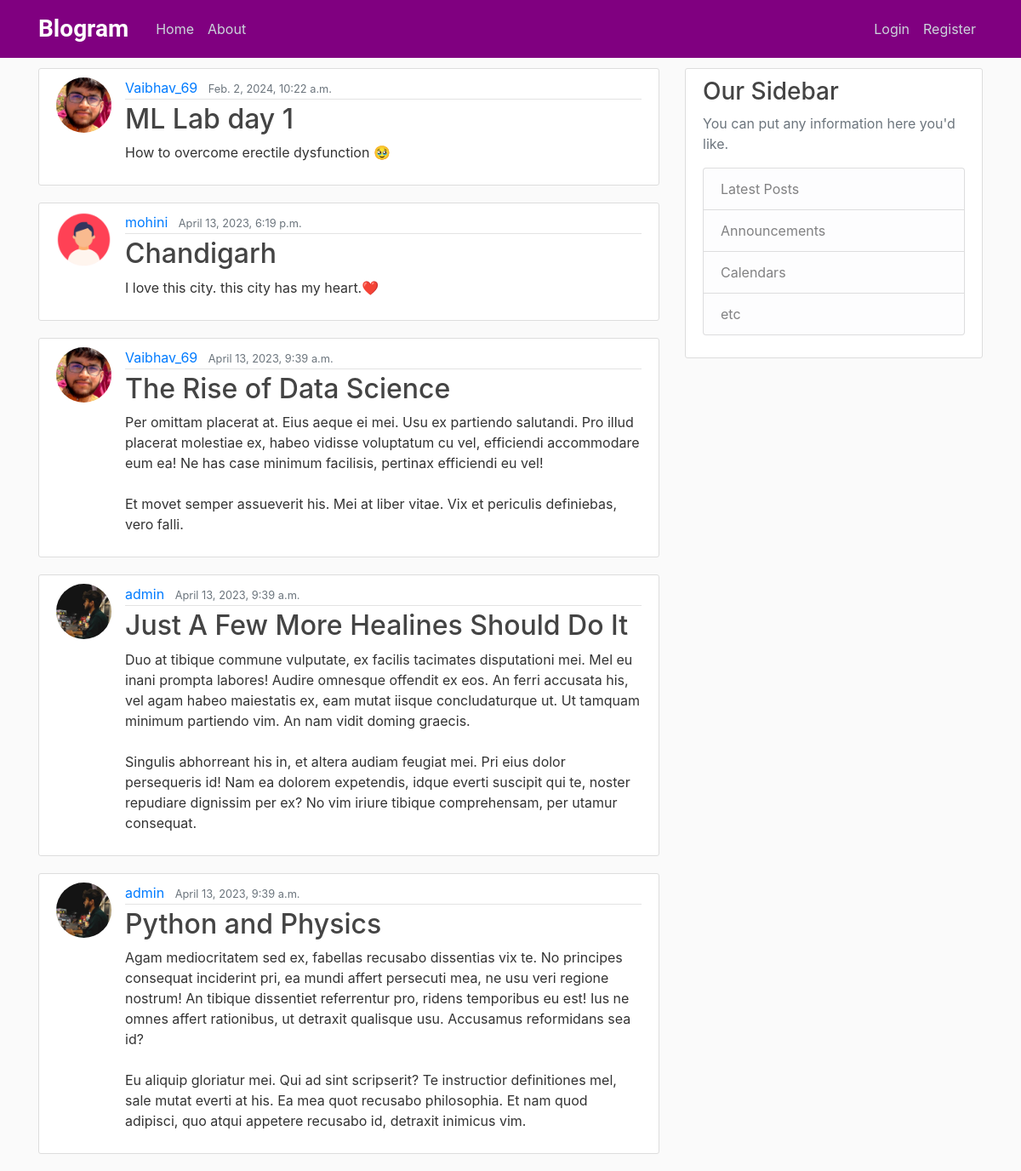
Before: / with the older database file.
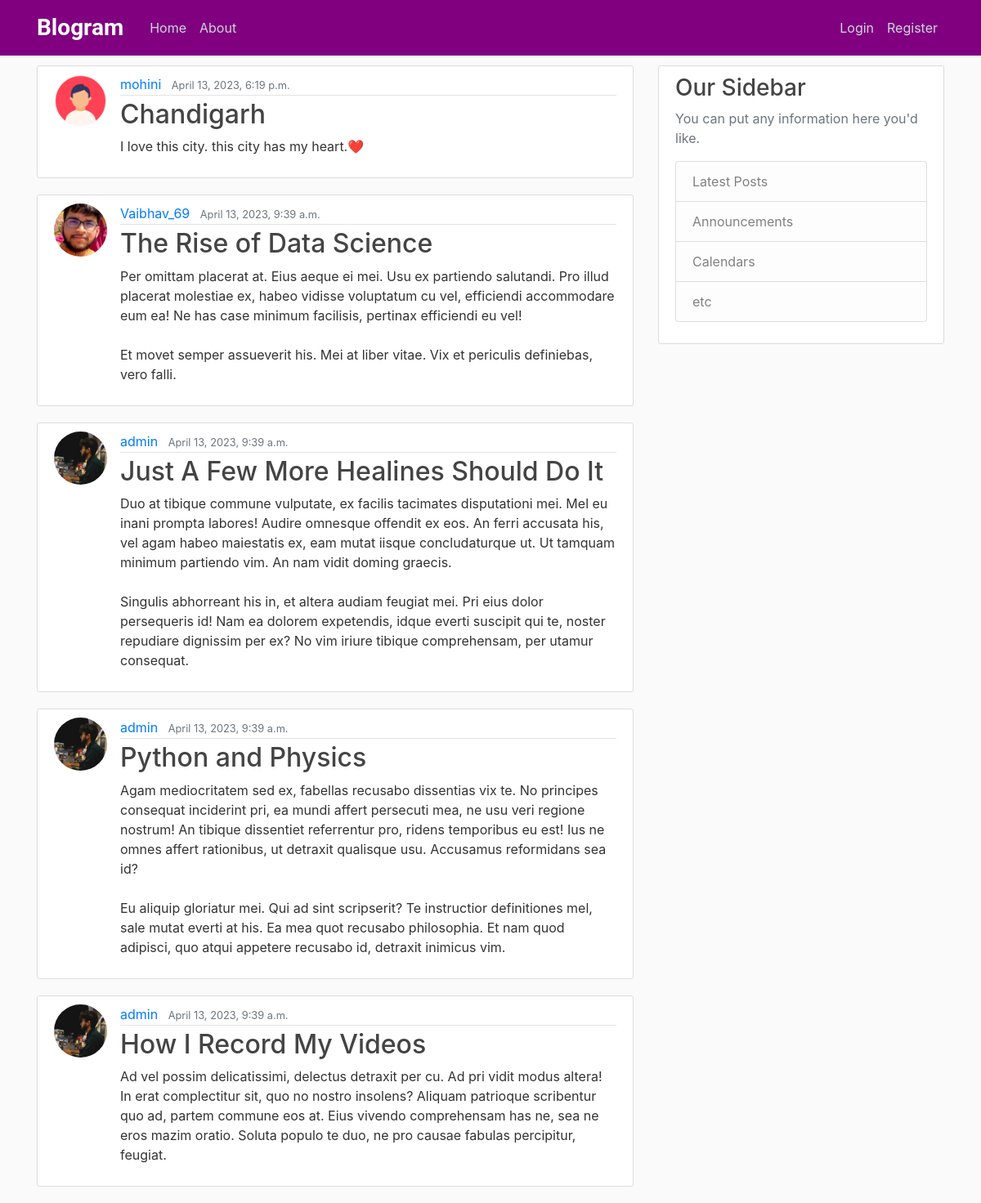
After: the same page with the newer database file.
### blog/models.py (models this page shows, shortened)
class Post(models.Model):
    title = models.CharField(max_length=100)
    content = models.TextField()
    date_posted = models.DateTimeField(default=timezone.now)
    author = models.ForeignKey(User, on_delete=models.CASCADE, db_constraint=False)

### users/models.py (models this page shows, shortened)
class Profile(models.Model):
    user = models.OneToOneField(User, on_delete=models.CASCADE)
    image = models.ImageField(default = 'default.jpg', upload_to='profile_pics')

### blog/views.py (the view)
# urls.py: path('', PostListView.as_view(), name='blog-home'),
class PostListView(ListView):
    model = Post
    template_name = 'blog/home.html'  # <app>/<model>_<viewtype>.html
    context_object_name = 'posts'
    ordering = ['-date_posted']
    paginate_by = 5

### blog/templates/blog/home.html
{% extends "blog/base.html" %}
{% block content %}
    {% for post in posts %}
        <article class="media content-section">
          <img class="rounded-circle article-img" src="{{ post.author.profile.image.url }}">
          <div class="media-body">
            <div class="article-metadata">
              <a class="mr-2" href="#">{{ post.author }}</a>
              <small class="text-muted">{{ post.date_posted }}</small>
            </div>
            <h2><a class="article-title" href="{% url 'post-detail' post.id %}">{{ post.title }}</a></h2>
            <p class="article-content">{{ post.content }}</p>
          </div>
        </article>
    {% endfor %}
{% endblock content %}

Changed rows visible on the page:
removed Post: author.profile.image (picture), author "Vaibhav_69", date_posted "Feb. 2, 2024, 10:22 a.m.", title "ML Lab day 1", content "How to overcome erectile dysfunction 🥹"
now on this page (row unchanged): Post: author.profile.image (picture), author "admin", date_posted "April 13, 2023, 9:39 a.m.", title "How I Record My Videos", content "Ad vel possim delicatissimi, delectus detraxit per cu. Ad pri vidit modus altera! In erat complectitur sit, quo no nostro insolens? Aliquam patrioque scribentur quo ad, partem commune eos at. Eius vivendo comprehensam has ne, sea ne eros mazim oratio. Soluta populo te duo, ne pro causae fabulas percipitur, feugiat."
